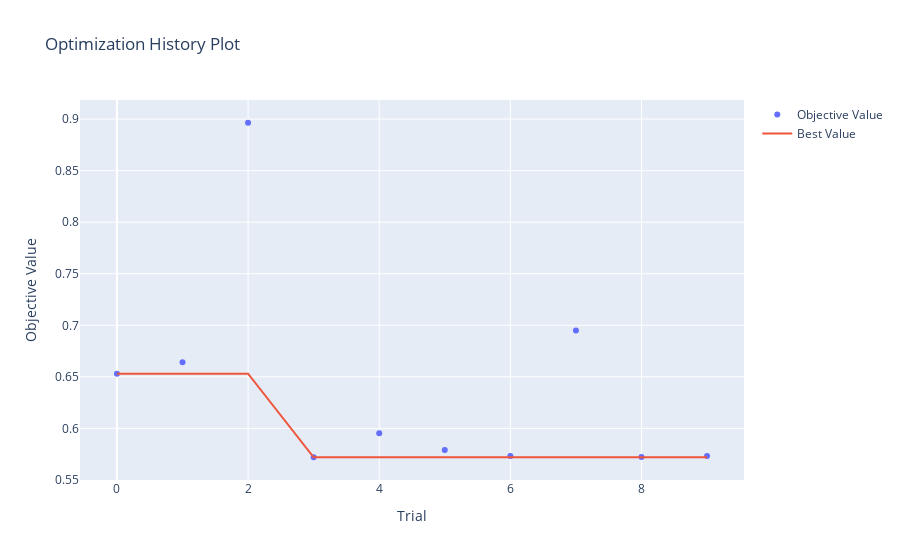

The cell this chart's notebook holds for it:
### Code cell
optuna.visualization.plot_optimization_history(study)

### Figure 1 — Plotly figure (JSON) as saved in the notebook; plotly's stock layout.template omitted (floating-point values rounded to 4 significant figures)
{"data": [{"mode": "markers", "name": "Objective Value", "type": "scatter", "x": [0, 1, 2, 3, 4, 5, 6, 7, 8, 9], "y": [0.653, 0.6641, 0.8965, 0.572, 0.5953, 0.579, 0.5731, 0.6949, 0.5722, 0.5733]}, {"mode": "lines", "name": "Best Value", "type": "scatter", "x": [0, 1, 2, 3, 4, 5, 6, 7, 8, 9], "y": [0.653, 0.653, 0.653, 0.572, 0.572, 0.572, 0.572, 0.572, 0.572, 0.572]}, {"marker": {"color": "#cccccc"}, "mode": "markers", "name": "Infeasible Trial", "showlegend": false, "type": "scatter", "x": [], "y": []}], "layout": {"title": {"text": "Optimization History Plot"}, "xaxis": {"title": {"text": "Trial"}}, "yaxis": {"title": {"text": "Objective Value"}}}}
